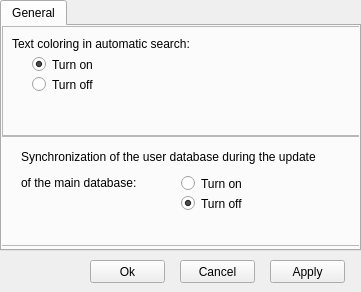
<?xml version="1.0" encoding="UTF-8"?>
<ui version="4.0">
 <class>Form</class>
 <widget class="QWidget" name="Form">
  <property name="windowModality">
   <enum>Qt::ApplicationModal</enum>
  </property>
  <property name="geometry">
   <rect>
    <x>0</x>
    <y>0</y>
    <width>361</width>
    <height>292</height>
   </rect>
  </property>
  <property name="windowTitle">
   <string>Program Settings</string>
  </property>
  <property name="windowIcon">
   <iconset>
    <normaloff>LicenseChecker.ico</normaloff>LicenseChecker.ico</iconset>
  </property>
  <widget class="QTabWidget" name="tabWidget">
   <property name="geometry">
    <rect>
     <x>0</x>
     <y>0</y>
     <width>361</width>
     <height>251</height>
    </rect>
   </property>
   <property name="currentIndex">
    <number>0</number>
   </property>
   <widget class="QWidget" name="tab">
    <attribute name="title">
     <string>General</string>
    </attribute>
    <widget class="QFrame" name="frame">
     <property name="geometry">
      <rect>
       <x>0</x>
       <y>0</y>
       <width>361</width>
       <height>111</height>
      </rect>
     </property>
     <property name="frameShape">
      <enum>QFrame::StyledPanel</enum>
     </property>
     <property name="frameShadow">
      <enum>QFrame::Raised</enum>
     </property>
     <widget class="QRadioButton" name="rbColorAvtoTextOn">
      <property name="geometry">
       <rect>
        <x>30</x>
        <y>30</y>
        <width>82</width>
        <height>17</height>
       </rect>
      </property>
      <property name="text">
       <string>Turn on</string>
      </property>
      <property name="checked">
       <bool>true</bool>
      </property>
     </widget>
     <widget class="QRadioButton" name="rbColorAvtoTextOff">
      <property name="geometry">
       <rect>
        <x>30</x>
        <y>50</y>
        <width>82</width>
        <height>17</height>
       </rect>
      </property>
      <property name="text">
       <string>Turn off</string>
      </property>
     </widget>
     <widget class="QLabel" name="label">
      <property name="geometry">
       <rect>
        <x>10</x>
        <y>10</y>
        <width>231</width>
        <height>16</height>
       </rect>
      </property>
      <property name="text">
       <string>Text coloring in automatic search:</string>
      </property>
     </widget>
    </widget>
    <widget class="QFrame" name="frame_2">
     <property name="geometry">
      <rect>
       <x>-1</x>
       <y>109</y>
       <width>361</width>
       <height>111</height>
      </rect>
     </property>
     <property name="frameShape">
      <enum>QFrame::StyledPanel</enum>
     </property>
     <property name="frameShadow">
      <enum>QFrame::Raised</enum>
     </property>
     <widget class="QLabel" name="label_2">
      <property name="geometry">
       <rect>
        <x>20</x>
        <y>10</y>
        <width>321</width>
        <height>51</height>
       </rect>
      </property>
      <property name="text">
       <string>&lt;html&gt;&lt;head/&gt;&lt;body&gt;&lt;p&gt;Synchronization of the user database during the update&lt;/p&gt;&lt;p&gt;of the main database:&lt;/p&gt;&lt;/body&gt;&lt;/html&gt;</string>
      </property>
     </widget>
     <widget class="QRadioButton" name="rbSynhOn">
      <property name="geometry">
       <rect>
        <x>180</x>
        <y>40</y>
        <width>82</width>
        <height>17</height>
       </rect>
      </property>
      <property name="text">
       <string>Turn on</string>
      </property>
     </widget>
     <widget class="QRadioButton" name="rbSynhOff">
      <property name="geometry">
       <rect>
        <x>180</x>
        <y>60</y>
        <width>82</width>
        <height>17</height>
       </rect>
      </property>
      <property name="text">
       <string>Turn off</string>
      </property>
      <property name="checked">
       <bool>true</bool>
      </property>
     </widget>
    </widget>
   </widget>
  </widget>
  <widget class="QPushButton" name="pbOk">
   <property name="geometry">
    <rect>
     <x>90</x>
     <y>260</y>
     <width>75</width>
     <height>23</height>
    </rect>
   </property>
   <property name="text">
    <string>Ok</string>
   </property>
  </widget>
  <widget class="QPushButton" name="pbOtmena">
   <property name="geometry">
    <rect>
     <x>180</x>
     <y>260</y>
     <width>75</width>
     <height>23</height>
    </rect>
   </property>
   <property name="text">
    <string>Cancel</string>
   </property>
  </widget>
  <widget class="QPushButton" name="pbPrimenit">
   <property name="geometry">
    <rect>
     <x>270</x>
     <y>260</y>
     <width>75</width>
     <height>23</height>
    </rect>
   </property>
   <property name="text">
    <string>Apply</string>
   </property>
  </widget>
 </widget>
 <resources/>
 <connections/>
</ui>
